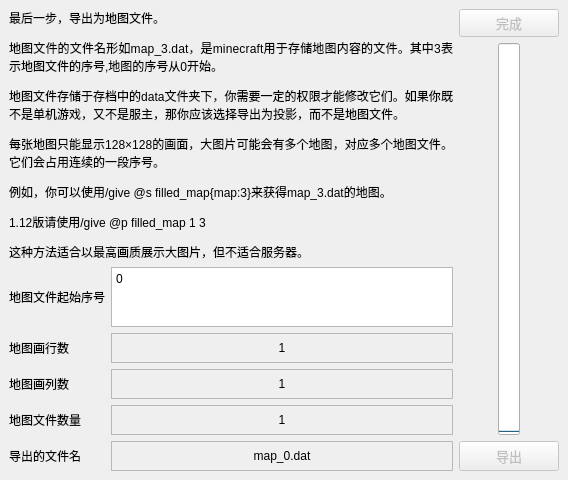
      <widget class="QWidget" name="PageExDat">
       <layout class="QGridLayout" name="gridLayout_11">
        <property name="leftMargin">
         <number>9</number>
        </property>
        <property name="topMargin">
         <number>9</number>
        </property>
        <property name="rightMargin">
         <number>9</number>
        </property>
        <property name="bottomMargin">
         <number>9</number>
        </property>
        <item row="3" column="1">
         <widget class="QLabel" name="ShowDataCols">
          <property name="minimumSize">
           <size>
            <width>0</width>
            <height>30</height>
           </size>
          </property>
          <property name="frameShape">
           <enum>QFrame::StyledPanel</enum>
          </property>
          <property name="text">
           <string notr="true">1</string>
          </property>
          <property name="alignment">
           <set>Qt::AlignCenter</set>
          </property>
         </widget>
        </item>
        <item row="2" column="1">
         <widget class="QLabel" name="ShowDataRows">
          <property name="sizePolicy">
           <sizepolicy hsizetype="Expanding" vsizetype="Preferred">
            <horstretch>0</horstretch>
            <verstretch>0</verstretch>
           </sizepolicy>
          </property>
          <property name="minimumSize">
           <size>
            <width>0</width>
            <height>30</height>
           </size>
          </property>
          <property name="frameShape">
           <enum>QFrame::StyledPanel</enum>
          </property>
          <property name="text">
           <string notr="true">1</string>
          </property>
          <property name="alignment">
           <set>Qt::AlignCenter</set>
          </property>
         </widget>
        </item>
        <item row="1" column="1">
         <widget class="QTextEdit" name="InputDataIndex">
          <property name="sizePolicy">
           <sizepolicy hsizetype="Preferred" vsizetype="Preferred">
            <horstretch>0</horstretch>
            <verstretch>0</verstretch>
           </sizepolicy>
          </property>
          <property name="minimumSize">
           <size>
            <width>0</width>
            <height>30</height>
           </size>
          </property>
          <property name="maximumSize">
           <size>
            <width>16777215</width>
            <height>60</height>
           </size>
          </property>
          <property name="whatsThis">
           <string notr="true"/>
          </property>
          <property name="accessibleName">
           <string notr="true"/>
          </property>
          <property name="accessibleDescription">
           <string notr="true"/>
          </property>
          <property name="markdown">
           <string notr="true">0

</string>
          </property>
          <property name="html">
           <string notr="true">&lt;!DOCTYPE HTML PUBLIC &quot;-//W3C//DTD HTML 4.0//EN&quot; &quot;http://www.w3.org/TR/REC-html40/strict.dtd&quot;&gt;
&lt;html&gt;&lt;head&gt;&lt;meta name=&quot;qrichtext&quot; content=&quot;1&quot; /&gt;&lt;meta charset=&quot;utf-8&quot; /&gt;&lt;style type=&quot;text/css&quot;&gt;
p, li { white-space: pre-wrap; }
hr { height: 1px; border-width: 0; }
li.unchecked::marker { content: &quot;\2610&quot;; }
li.checked::marker { content: &quot;\2612&quot;; }
&lt;/style&gt;&lt;/head&gt;&lt;body style=&quot; font-family:'Ubuntu'; font-size:11pt; font-weight:400; font-style:normal;&quot;&gt;
&lt;p style=&quot; margin-top:6px; margin-bottom:6px; margin-left:0px; margin-right:0px; -qt-block-indent:0; text-indent:0px;&quot;&gt;&lt;span style=&quot; font-family:'Microsoft YaHei UI'; font-size:9pt;&quot;&gt;0&lt;/span&gt;&lt;/p&gt;&lt;/body&gt;&lt;/html&gt;</string>
          </property>
          <property name="placeholderText">
           <string notr="true"/>
          </property>
         </widget>
        </item>
        <item row="5" column="1">
         <widget class="QLabel" name="ShowDataFileName">
          <property name="minimumSize">
           <size>
            <width>0</width>
            <height>30</height>
           </size>
          </property>
          <property name="frameShape">
           <enum>QFrame::StyledPanel</enum>
          </property>
          <property name="text">
           <string notr="true">map_0.dat</string>
          </property>
          <property name="alignment">
           <set>Qt::AlignCenter</set>
          </property>
         </widget>
        </item>
        <item row="4" column="1">
         <widget class="QLabel" name="ShowDataCounts">
          <property name="minimumSize">
           <size>
            <width>0</width>
            <height>30</height>
           </size>
          </property>
          <property name="frameShape">
           <enum>QFrame::StyledPanel</enum>
          </property>
          <property name="frameShadow">
           <enum>QFrame::Plain</enum>
          </property>
          <property name="text">
           <string notr="true">1</string>
          </property>
          <property name="alignment">
           <set>Qt::AlignCenter</set>
          </property>
         </widget>
        </item>
        <item row="0" column="0" colspan="2">
         <widget class="QLabel" name="label_7">
          <property name="sizePolicy">
           <sizepolicy hsizetype="Expanding" vsizetype="Expanding">
            <horstretch>0</horstretch>
            <verstretch>0</verstretch>
           </sizepolicy>
          </property>
          <property name="text">
           <string>&lt;html&gt;&lt;head/&gt;&lt;body&gt;&lt;p align=&quot;justify&quot;&gt;最后一步，导出为地图文件。&lt;/p&gt;&lt;p align=&quot;justify&quot;&gt;地图文件的文件名形如map_3.dat，是minecraft用于存储地图内容的文件。其中3表示地图文件的序号,地图的序号从0开始。&lt;/p&gt;&lt;p align=&quot;justify&quot;&gt;地图文件存储于存档中的data文件夹下，你需要一定的权限才能修改它们。如果你既不是单机游戏，又不是服主，那你应该选择导出为投影，而不是地图文件。&lt;/p&gt;&lt;p align=&quot;justify&quot;&gt;每张地图只能显示128×128的画面，大图片可能会有多个地图，对应多个地图文件。它们会占用连续的一段序号。&lt;/p&gt;&lt;p align=&quot;justify&quot;&gt;例如，你可以使用/give @s filled_map{map:3}来获得map_3.dat的地图。&lt;/p&gt;&lt;p align=&quot;justify&quot;&gt;1.12版请使用/give @p filled_map 1 3&lt;/p&gt;&lt;p align=&quot;justify&quot;&gt;这种方法适合以最高画质展示大图片，但不适合服务器。&lt;/p&gt;&lt;/body&gt;&lt;/html&gt;</string>
          </property>
          <property name="wordWrap">
           <bool>true</bool>
          </property>
         </widget>
        </item>
        <item row="0" column="2" rowspan="6">
         <layout class="QVBoxLayout" name="verticalLayout_75">
          <property name="rightMargin">
           <number>0</number>
          </property>
          <item>
           <widget class="QPushButton" name="FinshExData">
            <property name="enabled">
             <bool>false</bool>
            </property>
            <property name="minimumSize">
             <size>
              <width>100</width>
              <height>20</height>
             </size>
            </property>
            <property name="font">
             <font>
              <pointsize>10</pointsize>
             </font>
            </property>
            <property name="text">
             <string>完成</string>
            </property>
           </widget>
          </item>
          <item>
           <layout class="QHBoxLayout" name="horizontalLayout_10">
            <property name="bottomMargin">
             <number>0</number>
            </property>
            <item>
             <widget class="QProgressBar" name="ShowProgressExData">
              <property name="maximum">
               <number>1</number>
              </property>
              <property name="value">
               <number>0</number>
              </property>
              <property name="orientation">
               <enum>Qt::Vertical</enum>
              </property>
              <property name="format">
               <string notr="true">%p%</string>
              </property>
             </widget>
            </item>
           </layout>
          </item>
          <item>
           <widget class="QPushButton" name="ExportData">
            <property name="enabled">
             <bool>false</bool>
            </property>
            <property name="minimumSize">
             <size>
              <width>100</width>
              <height>30</height>
             </size>
            </property>
            <property name="sizeIncrement">
             <size>
              <width>0</width>
              <height>0</height>
             </size>
            </property>
            <property name="font">
             <font>
              <pointsize>10</pointsize>
             </font>
            </property>
            <property name="text">
             <string>导出</string>
            </property>
           </widget>
          </item>
         </layout>
        </item>
        <item row="5" column="0">
         <widget class="QLabel" name="label_33">
          <property name="text">
           <string>导出的文件名</string>
          </property>
         </widget>
        </item>
        <item row="1" column="0">
         <widget class="QLabel" name="label_28">
          <property name="sizePolicy">
           <sizepolicy hsizetype="Preferred" vsizetype="Minimum">
            <horstretch>0</horstretch>
            <verstretch>0</verstretch>
           </sizepolicy>
          </property>
          <property name="text">
           <string>地图文件起始序号</string>
          </property>
         </widget>
        </item>
        <item row="2" column="0">
         <widget class="QLabel" name="label_30">
          <property name="text">
           <string>地图画行数</string>
          </property>
         </widget>
        </item>
        <item row="3" column="0">
         <widget class="QLabel" name="label_31">
          <property name="text">
           <string>地图画列数</string>
          </property>
         </widget>
        </item>
        <item row="4" column="0">
         <widget class="QLabel" name="label_32">
          <property name="text">
           <string>地图文件数量</string>
          </property>
         </widget>
        </item>
       </layout>
      </widget>
